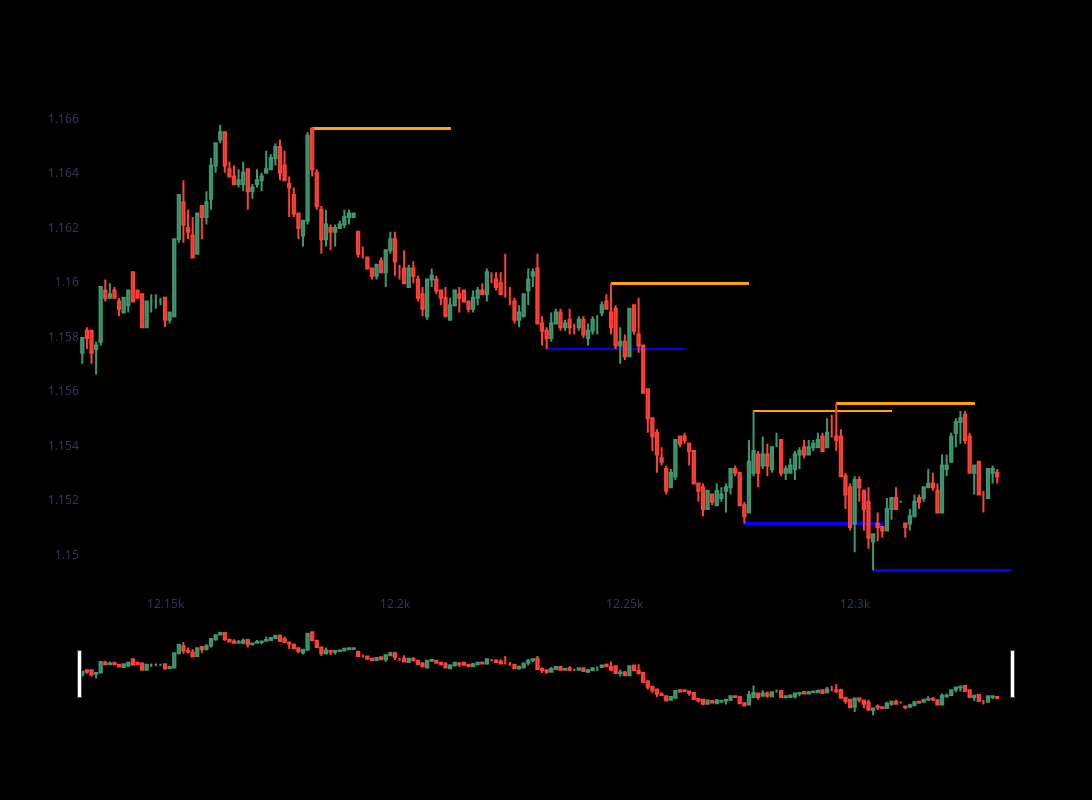

Source (notebook cell):
### Code cell
def plot_fvg_and_key_levels(df, start_idx, end_idx, extension=30):
    """
    Plots candlesticks, FVG zones, and key levels (support/resistance) for a
    subset of a DataFrame from `start_idx` to `end_idx`.
    
    The FVG column is expected to have tuples of the form:
        (fvg_type, start_price, end_price, trigger_index)

    The key_levels column is expected to have dictionaries of the form:
        {
          "support": [(idx, price), (idx, price), ...],
          "resistance": [(idx, price), (idx, price), ...]
        }

    Parameters:
    -----------
    df : pd.DataFrame
        Must contain: "Open", "High", "Low", "Close", "FVG", "key_levels".
    start_idx : int
        Starting row index for plotting.
    end_idx : int
        Ending row index for plotting.
    extension : int
        How far (in x-axis units/index steps) to extend the FVG rectangles
        and key-level lines.
    
    Returns:
    --------
    fig : plotly.graph_objects.Figure
        A Plotly Figure with the candlesticks, FVG, and key-level lines.
    """

    # Slice the DataFrame to the desired plotting range
    # dfpl = df.loc[start_idx:end_idx]
    dfpl = df.tail(200)

    # Create the figure
    fig = go.Figure()

    # -- 1) Add Candlestick Chart --
    fig.add_trace(go.Candlestick(
        x=dfpl.index,
        open=dfpl["Open"],
        high=dfpl["High"],
        low=dfpl["Low"],
        close=dfpl["Close"],
        name="Candles"
    ))

    # -- 2) Add FVG Zones --
    for i, row in dfpl.iterrows():
        # Check if "FVG" is a valid tuple: (fvg_type, start_price, end_price, trigger_index)
        if isinstance(row.get("FVG"), tuple):
            fvg_type, start_price, end_price, trigger_idx = row["FVG"]

            # Choose a fill color based on bullish vs. bearish
            if fvg_type == "bullish":
                color = "rgba(0, 255, 0, 0.3)"   # greenish
            else:
                color = "rgba(255, 0, 0, 0.3)"   # reddish

            fig.add_shape(
                type="rect",
                x0=trigger_idx,
                x1=trigger_idx + extension,
                y0=start_price,
                y1=end_price,
                fillcolor=color,
                opacity=0.4,
                layer="below",
                line=dict(width=0),
            )

    # -- 3) Add Key Levels as Horizontal Lines --
    for i, row in dfpl.iterrows():
        key_levels = row.get("key_levels", None)
        if key_levels:
            # key_levels is a dict: {"support": [(idx, val), ...], "resistance": [(idx, val), ...]}
            support_levels = key_levels.get("support", [])
            resistance_levels = key_levels.get("resistance", [])

            # Plot support levels
            for (gen_idx, s_price) in support_levels:
                # We only draw the line if gen_idx is in (start_idx, end_idx)
                # You can decide to relax/omit this check if you want lines from outside the window.
                if start_idx <= gen_idx <= end_idx:
                    fig.add_shape(
                        type="line",
                        x0=gen_idx,
                        x1=gen_idx + extension,
                        y0=s_price,
                        y1=s_price,
                        line=dict(color="blue", width=2),
                        layer="below"
                    )

            # Plot resistance levels
            for (gen_idx, r_price) in resistance_levels:
                if start_idx <= gen_idx <= end_idx:
                    fig.add_shape(
                        type="line",
                        x0=gen_idx,
                        x1=gen_idx + extension,
                        y0=r_price,
                        y1=r_price,
                        line=dict(color="orange", width=2),
                        layer="below"
                    )

    # -- 4) Figure Aesthetics --
    fig.update_layout(
        width=1200,
        height=800,
        xaxis=dict(showgrid=False),
        yaxis=dict(showgrid=False),
        plot_bgcolor='black',
        paper_bgcolor='black'
    )

    fig.show()
    return fig


fig = plot_fvg_and_key_levels(df, start_idx=12173, end_idx=12373, extension=30)

### Figure 1 — Plotly figure (JSON) as saved in the notebook; plotly's stock layout.template omitted (floating-point values rounded to 4 significant figures; data arrays with more than 128 entries replaced by an {"elided": "..."} marker saying what was removed)
{"data": [{"close": {"elided": "200 float values"}, "high": {"elided": "200 float values"}, "low": {"elided": "200 float values"}, "name": "Candles", "open": {"elided": "200 float values"}, "type": "candlestick", "x": {"elided": "200 int values"}}], "layout": {"height": 800, "paper_bgcolor": "black", "plot_bgcolor": "black", "shapes": [{"layer": "below", "line": {"color": "orange", "width": 2}, "type": "line", "x0": 12182, "x1": 12212, "y0": 1.166, "y1": 1.166}, {"layer": "below", "line": {"color": "orange", "width": 2}, "type": "line", "x0": 12182, "x1": 12212, "y0": 1.166, "y1": 1.166}, {"layer": "below", "line": {"color": "orange", "width": 2}, "type": "line", "x0": 12182, "x1": 12212, "y0": 1.166, "y1": 1.166}, {"layer": "below", "line": {"color": "orange", "width": 2}, "type": "line", "x0": 12182, "x1": 12212, "y0": 1.166, "y1": 1.166}, {"layer": "below", "line": {"color": "orange", "width": 2}, "type": "line", "x0": 12182, "x1": 12212, "y0": 1.166, "y1": 1.166}, {"layer": "below", "line": {"color": "orange", "width": 2}, "type": "line", "x0": 12182, "x1": 12212, "y0": 1.166, "y1": 1.166}, {"layer": "below", "line": {"color": "orange", "width": 2}, "type": "line", "x0": 12182, "x1": 12212, "y0": 1.166, "y1": 1.166}, {"layer": "below", "line": {"color": "orange", "width": 2}, "type": "line", "x0": 12182, "x1": 12212, "y0": 1.166, "y1": 1.166}, {"layer": "below", "line": {"color": "orange", "width": 2}, "type": "line", "x0": 12182, "x1": 12212, "y0": 1.166, "y1": 1.166}, {"layer": "below", "line": {"color": "orange", "width": 2}, "type": "line", "x0": 12182, "x1": 12212, "y0": 1.166, "y1": 1.166}, {"layer": "below", "line": {"color": "orange", "width": 2}, "type": "line", "x0": 12182, "x1": 12212, "y0": 1.166, "y1": 1.166}, {"layer": "below", "line": {"color": "orange", "width": 2}, "type": "line", "x0": 12182, "x1": 12212, "y0": 1.166, "y1": 1.166}, {"layer": "below", "line": {"color": "orange", "width": 2}, "type": "line", "x0": 12182, "x1": 12212, "y0": 1.166, "y1": 1.166}, {"layer": "below", "line": {"color": "orange", "width": 2}, "type": "line", "x0": 12182, "x1": 12212, "y0": 1.166, "y1": 1.166}, {"layer": "below", "line": {"color": "orange", "width": 2}, "type": "line", "x0": 12182, "x1": 12212, "y0": 1.166, "y1": 1.166}, {"layer": "below", "line": {"color": "orange", "width": 2}, "type": "line", "x0": 12182, "x1": 12212, "y0": 1.166, "y1": 1.166}, {"layer": "below", "line": {"color": "orange", "width": 2}, "type": "line", "x0": 12182, "x1": 12212, "y0": 1.166, "y1": 1.166}, {"layer": "below", "line": {"color": "orange", "width": 2}, "type": "line", "x0": 12182, "x1": 12212, "y0": 1.166, "y1": 1.166}, {"layer": "below", "line": {"color": "orange", "width": 2}, "type": "line", "x0": 12182, "x1": 12212, "y0": 1.166, "y1": 1.166}, {"layer": "below", "line": {"color": "orange", "width": 2}, "type": "line", "x0": 12182, "x1": 12212, "y0": 1.166, "y1": 1.166}, {"layer": "below", "line": {"color": "orange", "width": 2}, "type": "line", "x0": 12182, "x1": 12212, "y0": 1.166, "y1": 1.166}, {"layer": "below", "line": {"color": "orange", "width": 2}, "type": "line", "x0": 12182, "x1": 12212, "y0": 1.166, "y1": 1.166}, {"layer": "below", "line": {"color": "orange", "width": 2}, "type": "line", "x0": 12182, "x1": 12212, "y0": 1.166, "y1": 1.166}, {"layer": "below", "line": {"color": "orange", "width": 2}, "type": "line", "x0": 12182, "x1": 12212, "y0": 1.166, "y1": 1.166}, {"layer": "below", "line": {"color": "orange", "width": 2}, "type": "line", "x0": 12182, "x1": 12212, "y0": 1.166, "y1": 1.166}, {"layer": "below", "line": {"color": "orange", "width": 2}, "type": "line", "x0": 12182, "x1": 12212, "y0": 1.166, "y1": 1.166}, {"layer": "below", "line": {"color": "orange", "width": 2}, "type": "line", "x0": 12182, "x1": 12212, "y0": 1.166, "y1": 1.166}, {"layer": "below", "line": {"color": "orange", "width": 2}, "type": "line", "x0": 12182, "x1": 12212, "y0": 1.166, "y1": 1.166}, {"layer": "below", "line": {"color": "orange", "width": 2}, "type": "line", "x0": 12182, "x1": 12212, "y0": 1.166, "y1": 1.166}, {"layer": "below", "line": {"color": "orange", "width": 2}, "type": "line", "x0": 12182, "x1": 12212, "y0": 1.166, "y1": 1.166}, {"layer": "below", "line": {"color": "orange", "width": 2}, "type": "line", "x0": 12182, "x1": 12212, "y0": 1.166, "y1": 1.166}, {"layer": "below", "line": {"color": "orange", "width": 2}, "type": "line", "x0": 12182, "x1": 12212, "y0": 1.166, "y1": 1.166}, {"layer": "below", "line": {"color": "orange", "width": 2}, "type": "line", "x0": 12182, "x1": 12212, "y0": 1.166, "y1": 1.166}, {"layer": "below", "line": {"color": "orange", "width": 2}, "type": "line", "x0": 12182, "x1": 12212, "y0": 1.166, "y1": 1.166}, {"layer": "below", "line": {"color": "orange", "width": 2}, "type": "line", "x0": 12182, "x1": 12212, "y0": 1.166, "y1": 1.166}, {"layer": "below", "line": {"color": "orange", "width": 2}, "type": "line", "x0": 12182, "x1": 12212, "y0": 1.166, "y1": 1.166}, {"layer": "below", "line": {"color": "orange", "width": 2}, "type": "line", "x0": 12182, "x1": 12212, "y0": 1.166, "y1": 1.166}, {"layer": "below", "line": {"color": "orange", "width": 2}, "type": "line", "x0": 12182, "x1": 12212, "y0": 1.166, "y1": 1.166}, {"layer": "below", "line": {"color": "orange", "width": 2}, "type": "line", "x0": 12182, "x1": 12212, "y0": 1.166, "y1": 1.166}, {"layer": "below", "line": {"color": "orange", "width": 2}, "type": "line", "x0": 12182, "x1": 12212, "y0": 1.166, "y1": 1.166}, {"layer": "below", "line": {"color": "blue", "width": 2}, "type": "line", "x0": 12233, "x1": 12263, "y0": 1.158, "y1": 1.158}, {"layer": "below", "line": {"color": "blue", "width": 2}, "type": "line", "x0": 12233, "x1": 12263, "y0": 1.158, "y1": 1.158}, {"layer": "below", "line": {"color": "blue", "width": 2}, "type": "line", "x0": 12233, "x1": 12263, "y0": 1.158, "y1": 1.158}, {"layer": "below", "line": {"color": "blue", "width": 2}, "type": "line", "x0": 12233, "x1": 12263, "y0": 1.158, "y1": 1.158}, {"layer": "below", "line": {"color": "blue", "width": 2}, "type": "line", "x0": 12233, "x1": 12263, "y0": 1.158, "y1": 1.158}, {"layer": "below", "line": {"color": "blue", "width": 2}, "type": "line", "x0": 12233, "x1": 12263, "y0": 1.158, "y1": 1.158}, {"layer": "below", "line": {"color": "blue", "width": 2}, "type": "line", "x0": 12233, "x1": 12263, "y0": 1.158, "y1": 1.158}, {"layer": "below", "line": {"color": "blue", "width": 2}, "type": "line", "x0": 12233, "x1": 12263, "y0": 1.158, "y1": 1.158}, {"layer": "below", "line": {"color": "blue", "width": 2}, "type": "line", "x0": 12233, "x1": 12263, "y0": 1.158, "y1": 1.158}, {"layer": "below", "line": {"color": "blue", "width": 2}, "type": "line", "x0": 12233, "x1": 12263, "y0": 1.158, "y1": 1.158}, {"layer": "below", "line": {"color": "blue", "width": 2}, "type": "line", "x0": 12233, "x1": 12263, "y0": 1.158, "y1": 1.158}, {"layer": "below", "line": {"color": "blue", "width": 2}, "type": "line", "x0": 12233, "x1": 12263, "y0": 1.158, "y1": 1.158}, {"layer": "below", "line": {"color": "blue", "width": 2}, "type": "line", "x0": 12233, "x1": 12263, "y0": 1.158, "y1": 1.158}, {"layer": "below", "line": {"color": "blue", "width": 2}, "type": "line", "x0": 12233, "x1": 12263, "y0": 1.158, "y1": 1.158}, {"layer": "below", "line": {"color": "blue", "width": 2}, "type": "line", "x0": 12233, "x1": 12263, "y0": 1.158, "y1": 1.158}, {"layer": "below", "line": {"color": "orange", "width": 2}, "type": "line", "x0": 12247, "x1": 12277, "y0": 1.16, "y1": 1.16}, {"layer": "below", "line": {"color": "blue", "width": 2}, "type": "line", "x0": 12233, "x1": 12263, "y0": 1.158, "y1": 1.158}, {"layer": "below", "line": {"color": "orange", "width": 2}, "type": "line", "x0": 12247, "x1": 12277, "y0": 1.16, "y1": 1.16}, {"layer": "below", "line": {"color": "blue", "width": 2}, "type": "line", "x0": 12233, "x1": 12263, "y0": 1.158, "y1": 1.158}, {"layer": "below", "line": {"color": "orange", "width": 2}, "type": "line", "x0": 12247, "x1": 12277, "y0": 1.16, "y1": 1.16}, {"layer": "below", "line": {"color": "blue", "width": 2}, "type": "line", "x0": 12233, "x1": 12263, "y0": 1.158, "y1": 1.158}, {"layer": "below", "line": {"color": "orange", "width": 2}, "type": "line", "x0": 12247, "x1": 12277, "y0": 1.16, "y1": 1.16}, {"layer": "below", "line": {"color": "blue", "width": 2}, "type": "line", "x0": 12233, "x1": 12263, "y0": 1.158, "y1": 1.158}, {"layer": "below", "line": {"color": "orange", "width": 2}, "type": "line", "x0": 12247, "x1": 12277, "y0": 1.16, "y1": 1.16}, {"layer": "below", "line": {"color": "blue", "width": 2}, "type": "line", "x0": 12233, "x1": 12263, "y0": 1.158, "y1": 1.158}, {"layer": "below", "line": {"color": "orange", "width": 2}, "type": "line", "x0": 12247, "x1": 12277, "y0": 1.16, "y1": 1.16}, {"layer": "below", "line": {"color": "blue", "width": 2}, "type": "line", "x0": 12233, "x1": 12263, "y0": 1.158, "y1": 1.158}, {"layer": "below", "line": {"color": "orange", "width": 2}, "type": "line", "x0": 12247, "x1": 12277, "y0": 1.16, "y1": 1.16}, {"layer": "below", "line": {"color": "blue", "width": 2}, "type": "line", "x0": 12233, "x1": 12263, "y0": 1.158, "y1": 1.158}, {"layer": "below", "line": {"color": "orange", "width": 2}, "type": "line", "x0": 12247, "x1": 12277, "y0": 1.16, "y1": 1.16}, {"layer": "below", "line": {"color": "blue", "width": 2}, "type": "line", "x0": 12233, "x1": 12263, "y0": 1.158, "y1": 1.158}, {"layer": "below", "line": {"color": "orange", "width": 2}, "type": "line", "x0": 12247, "x1": 12277, "y0": 1.16, "y1": 1.16}, {"layer": "below", "line": {"color": "blue", "width": 2}, "type": "line", "x0": 12233, "x1": 12263, "y0": 1.158, "y1": 1.158}, {"layer": "below", "line": {"color": "orange", "width": 2}, "type": "line", "x0": 12247, "x1": 12277, "y0": 1.16, "y1": 1.16}, {"layer": "below", "line": {"color": "blue", "width": 2}, "type": "line", "x0": 12233, "x1": 12263, "y0": 1.158, "y1": 1.158}, {"layer": "below", "line": {"color": "orange", "width": 2}, "type": "line", "x0": 12247, "x1": 12277, "y0": 1.16, "y1": 1.16}, {"layer": "below", "line": {"color": "blue", "width": 2}, "type": "line", "x0": 12233, "x1": 12263, "y0": 1.158, "y1": 1.158}, {"layer": "below", "line": {"color": "orange", "width": 2}, "type": "line", "x0": 12247, "x1": 12277, "y0": 1.16, "y1": 1.16}, {"layer": "below", "line": {"color": "blue", "width": 2}, "type": "line", "x0": 12233, "x1": 12263, "y0": 1.158, "y1": 1.158}, {"layer": "below", "line": {"color": "orange", "width": 2}, "type": "line", "x0": 12247, "x1": 12277, "y0": 1.16, "y1": 1.16}, {"layer": "below", "line": {"color": "blue", "width": 2}, "type": "line", "x0": 12233, "x1": 12263, "y0": 1.158, "y1": 1.158}, {"layer": "below", "line": {"color": "orange", "width": 2}, "type": "line", "x0": 12247, "x1": 12277, "y0": 1.16, "y1": 1.16}, {"layer": "below", "line": {"color": "blue", "width": 2}, "type": "line", "x0": 12233, "x1": 12263, "y0": 1.158, "y1": 1.158}, {"layer": "below", "line": {"color": "orange", "width": 2}, "type": "line", "x0": 12247, "x1": 12277, "y0": 1.16, "y1": 1.16}, {"layer": "below", "line": {"color": "blue", "width": 2}, "type": "line", "x0": 12233, "x1": 12263, "y0": 1.158, "y1": 1.158}, {"layer": "below", "line": {"color": "orange", "width": 2}, "type": "line", "x0": 12247, "x1": 12277, "y0": 1.16, "y1": 1.16}, {"layer": "below", "line": {"color": "blue", "width": 2}, "type": "line", "x0": 12233, "x1": 12263, "y0": 1.158, "y1": 1.158}, {"layer": "below", "line": {"color": "orange", "width": 2}, "type": "line", "x0": 12247, "x1": 12277, "y0": 1.16, "y1": 1.16}, {"layer": "below", "line": {"color": "blue", "width": 2}, "type": "line", "x0": 12233, "x1": 12263, "y0": 1.158, "y1": 1.158}, {"layer": "below", "line": {"color": "orange", "width": 2}, "type": "line", "x0": 12247, "x1": 12277, "y0": 1.16, "y1": 1.16}, {"layer": "below", "line": {"color": "blue", "width": 2}, "type": "line", "x0": 12233, "x1": 12263, "y0": 1.158, "y1": 1.158}, {"layer": "below", "line": {"color": "orange", "width": 2}, "type": "line", "x0": 12247, "x1": 12277, "y0": 1.16, "y1": 1.16}, {"layer": "below", "line": {"color": "blue", "width": 2}, "type": "line", "x0": 12233, "x1": 12263, "y0": 1.158, "y1": 1.158}, {"layer": "below", "line": {"color": "orange", "width": 2}, "type": "line", "x0": 12247, "x1": 12277, "y0": 1.16, "y1": 1.16}, {"layer": "below", "line": {"color": "blue", "width": 2}, "type": "line", "x0": 12233, "x1": 12263, "y0": 1.158, "y1": 1.158}, {"layer": "below", "line": {"color": "orange", "width": 2}, "type": "line", "x0": 12247, "x1": 12277, "y0": 1.16, "y1": 1.16}, {"layer": "below", "line": {"color": "blue", "width": 2}, "type": "line", "x0": 12233, "x1": 12263, "y0": 1.158, "y1": 1.158}, {"layer": "below", "line": {"color": "orange", "width": 2}, "type": "line", "x0": 12247, "x1": 12277, "y0": 1.16, "y1": 1.16}, {"layer": "below", "line": {"color": "blue", "width": 2}, "type": "line", "x0": 12233, "x1": 12263, "y0": 1.158, "y1": 1.158}, {"layer": "below", "line": {"color": "orange", "width": 2}, "type": "line", "x0": 12247, "x1": 12277, "y0": 1.16, "y1": 1.16}, {"layer": "below", "line": {"color": "blue", "width": 2}, "type": "line", "x0": 12233, "x1": 12263, "y0": 1.158, "y1": 1.158}, {"layer": "below", "line": {"color": "orange", "width": 2}, "type": "line", "x0": 12247, "x1": 12277, "y0": 1.16, "y1": 1.16}, {"layer": "below", "line": {"color": "blue", "width": 2}, "type": "line", "x0": 12233, "x1": 12263, "y0": 1.158, "y1": 1.158}, {"layer": "below", "line": {"color": "orange", "width": 2}, "type": "line", "x0": 12247, "x1": 12277, "y0": 1.16, "y1": 1.16}, {"layer": "below", "line": {"color": "blue", "width": 2}, "type": "line", "x0": 12233, "x1": 12263, "y0": 1.158, "y1": 1.158}, {"layer": "below", "line": {"color": "orange", "width": 2}, "type": "line", "x0": 12247, "x1": 12277, "y0": 1.16, "y1": 1.16}, {"layer": "below", "line": {"color": "orange", "width": 2}, "type": "line", "x0": 12247, "x1": 12277, "y0": 1.16, "y1": 1.16}, {"layer": "below", "line": {"color": "orange", "width": 2}, "type": "line", "x0": 12247, "x1": 12277, "y0": 1.16, "y1": 1.16}, {"layer": "below", "line": {"color": "orange", "width": 2}, "type": "line", "x0": 12247, "x1": 12277, "y0": 1.16, "y1": 1.16}, {"layer": "below", "line": {"color": "blue", "width": 2}, "type": "line", "x0": 12276, "x1": 12306, "y0": 1.151, "y1": 1.151}, {"layer": "below", "line": {"color": "orange", "width": 2}, "type": "line", "x0": 12247, "x1": 12277, "y0": 1.16, "y1": 1.16}, {"layer": "below", "line": {"color": "blue", "width": 2}, "type": "line", "x0": 12276, "x1": 12306, "y0": 1.151, "y1": 1.151}, {"layer": "below", "line": {"color": "orange", "width": 2}, "type": "line", "x0": 12247, "x1": 12277, "y0": 1.16, "y1": 1.16}, {"layer": "below", "line": {"color": "blue", "width": 2}, "type": "line", "x0": 12276, "x1": 12306, "y0": 1.151, "y1": 1.151}, {"layer": "below", "line": {"color": "orange", "width": 2}, "type": "line", "x0": 12247, "x1": 12277, "y0": 1.16, "y1": 1.16}, {"layer": "below", "line": {"color": "orange", "width": 2}, "type": "line", "x0": 12278, "x1": 12308, "y0": 1.155, "y1": 1.155}, {"layer": "below", "line": {"color": "blue", "width": 2}, "type": "line", "x0": 12276, "x1": 12306, "y0": 1.151, "y1": 1.151}, {"layer": "below", "line": {"color": "orange", "width": 2}, "type": "line", "x0": 12247, "x1": 12277, "y0": 1.16, "y1": 1.16}, {"layer": "below", "line": {"color": "orange", "width": 2}, "type": "line", "x0": 12278, "x1": 12308, "y0": 1.155, "y1": 1.155}, {"layer": "below", "line": {"color": "blue", "width": 2}, "type": "line", "x0": 12276, "x1": 12306, "y0": 1.151, "y1": 1.151}, {"layer": "below", "line": {"color": "orange", "width": 2}, "type": "line", "x0": 12247, "x1": 12277, "y0": 1.16, "y1": 1.16}, {"layer": "below", "line": {"color": "orange", "width": 2}, "type": "line", "x0": 12278, "x1": 12308, "y0": 1.155, "y1": 1.155}, {"layer": "below", "line": {"color": "blue", "width": 2}, "type": "line", "x0": 12276, "x1": 12306, "y0": 1.151, "y1": 1.151}, {"layer": "below", "line": {"color": "orange", "width": 2}, "type": "line", "x0": 12247, "x1": 12277, "y0": 1.16, "y1": 1.16}, {"layer": "below", "line": {"color": "orange", "width": 2}, "type": "line", "x0": 12278, "x1": 12308, "y0": 1.155, "y1": 1.155}, {"layer": "below", "line": {"color": "blue", "width": 2}, "type": "line", "x0": 12276, "x1": 12306, "y0": 1.151, "y1": 1.151}, {"layer": "below", "line": {"color": "orange", "width": 2}, "type": "line", "x0": 12247, "x1": 12277, "y0": 1.16, "y1": 1.16}, {"layer": "below", "line": {"color": "orange", "width": 2}, "type": "line", "x0": 12278, "x1": 12308, "y0": 1.155, "y1": 1.155}, {"layer": "below", "line": {"color": "blue", "width": 2}, "type": "line", "x0": 12276, "x1": 12306, "y0": 1.151, "y1": 1.151}, {"layer": "below", "line": {"color": "orange", "width": 2}, "type": "line", "x0": 12247, "x1": 12277, "y0": 1.16, "y1": 1.16}, {"layer": "below", "line": {"color": "orange", "width": 2}, "type": "line", "x0": 12278, "x1": 12308, "y0": 1.155, "y1": 1.155}, {"layer": "below", "line": {"color": "blue", "width": 2}, "type": "line", "x0": 12276, "x1": 12306, "y0": 1.151, "y1": 1.151}, {"layer": "below", "line": {"color": "orange", "width": 2}, "type": "line", "x0": 12247, "x1": 12277, "y0": 1.16, "y1": 1.16}, {"layer": "below", "line": {"color": "orange", "width": 2}, "type": "line", "x0": 12278, "x1": 12308, "y0": 1.155, "y1": 1.155}, {"layer": "below", "line": {"color": "blue", "width": 2}, "type": "line", "x0": 12276, "x1": 12306, "y0": 1.151, "y1": 1.151}, {"layer": "below", "line": {"color": "orange", "width": 2}, "type": "line", "x0": 12247, "x1": 12277, "y0": 1.16, "y1": 1.16}, {"layer": "below", "line": {"color": "orange", "width": 2}, "type": "line", "x0": 12278, "x1": 12308, "y0": 1.155, "y1": 1.155}, {"layer": "below", "line": {"color": "blue", "width": 2}, "type": "line", "x0": 12276, "x1": 12306, "y0": 1.151, "y1": 1.151}, {"layer": "below", "line": {"color": "orange", "width": 2}, "type": "line", "x0": 12247, "x1": 12277, "y0": 1.16, "y1": 1.16}, {"layer": "below", "line": {"color": "orange", "width": 2}, "type": "line", "x0": 12278, "x1": 12308, "y0": 1.155, "y1": 1.155}, {"layer": "below", "line": {"color": "blue", "width": 2}, "type": "line", "x0": 12276, "x1": 12306, "y0": 1.151, "y1": 1.151}, {"layer": "below", "line": {"color": "orange", "width": 2}, "type": "line", "x0": 12278, "x1": 12308, "y0": 1.155, "y1": 1.155}, {"layer": "below", "line": {"color": "blue", "width": 2}, "type": "line", "x0": 12276, "x1": 12306, "y0": 1.151, "y1": 1.151}, {"layer": "below", "line": {"color": "orange", "width": 2}, "type": "line", "x0": 12278, "x1": 12308, "y0": 1.155, "y1": 1.155}, {"layer": "below", "line": {"color": "blue", "width": 2}, "type": "line", "x0": 12276, "x1": 12306, "y0": 1.151, "y1": 1.151}, {"layer": "below", "line": {"color": "orange", "width": 2}, "type": "line", "x0": 12278, "x1": 12308, "y0": 1.155, "y1": 1.155}, {"layer": "below", "line": {"color": "blue", "width": 2}, "type": "line", "x0": 12276, "x1": 12306, "y0": 1.151, "y1": 1.151}, {"layer": "below", "line": {"color": "orange", "width": 2}, "type": "line", "x0": 12278, "x1": 12308, "y0": 1.155, "y1": 1.155}, {"layer": "below", "line": {"color": "blue", "width": 2}, "type": "line", "x0": 12276, "x1": 12306, "y0": 1.151, "y1": 1.151}, {"layer": "below", "line": {"color": "orange", "width": 2}, "type": "line", "x0": 12278, "x1": 12308, "y0": 1.155, "y1": 1.155}, {"layer": "below", "line": {"color": "blue", "width": 2}, "type": "line", "x0": 12276, "x1": 12306, "y0": 1.151, "y1": 1.151}, {"layer": "below", "line": {"color": "orange", "width": 2}, "type": "line", "x0": 12278, "x1": 12308, "y0": 1.155, "y1": 1.155}, {"layer": "below", "line": {"color": "blue", "width": 2}, "type": "line", "x0": 12276, "x1": 12306, "y0": 1.151, "y1": 1.151}, {"layer": "below", "line": {"color": "orange", "width": 2}, "type": "line", "x0": 12278, "x1": 12308, "y0": 1.155, "y1": 1.155}, {"layer": "below", "line": {"color": "blue", "width": 2}, "type": "line", "x0": 12276, "x1": 12306, "y0": 1.151, "y1": 1.151}, {"layer": "below", "line": {"color": "orange", "width": 2}, "type": "line", "x0": 12278, "x1": 12308, "y0": 1.155, "y1": 1.155}, {"layer": "below", "line": {"color": "blue", "width": 2}, "type": "line", "x0": 12276, "x1": 12306, "y0": 1.151, "y1": 1.151}, {"layer": "below", "line": {"color": "orange", "width": 2}, "type": "line", "x0": 12278, "x1": 12308, "y0": 1.155, "y1": 1.155}, {"layer": "below", "line": {"color": "blue", "width": 2}, "type": "line", "x0": 12276, "x1": 12306, "y0": 1.151, "y1": 1.151}, {"layer": "below", "line": {"color": "orange", "width": 2}, "type": "line", "x0": 12278, "x1": 12308, "y0": 1.155, "y1": 1.155}, {"layer": "below", "line": {"color": "orange", "width": 2}, "type": "line", "x0": 12296, "x1": 12326, "y0": 1.156, "y1": 1.156}, {"layer": "below", "line": {"color": "blue", "width": 2}, "type": "line", "x0": 12276, "x1": 12306, "y0": 1.151, "y1": 1.151}, {"layer": "below", "line": {"color": "orange", "width": 2}, "type": "line", "x0": 12278, "x1": 12308, "y0": 1.155, "y1": 1.155}, {"layer": "below", "line": {"color": "orange", "width": 2}, "type": "line", "x0": 12296, "x1": 12326, "y0": 1.156, "y1": 1.156}, {"layer": "below", "line": {"color": "blue", "width": 2}, "type": "line", "x0": 12276, "x1": 12306, "y0": 1.151, "y1": 1.151}, {"layer": "below", "line": {"color": "orange", "width": 2}, "type": "line", "x0": 12278, "x1": 12308, "y0": 1.155, "y1": 1.155}, {"layer": "below", "line": {"color": "orange", "width": 2}, "type": "line", "x0": 12296, "x1": 12326, "y0": 1.156, "y1": 1.156}, {"layer": "below", "line": {"color": "blue", "width": 2}, "type": "line", "x0": 12276, "x1": 12306, "y0": 1.151, "y1": 1.151}, {"layer": "below", "line": {"color": "orange", "width": 2}, "type": "line", "x0": 12278, "x1": 12308, "y0": 1.155, "y1": 1.155}, {"layer": "below", "line": {"color": "orange", "width": 2}, "type": "line", "x0": 12296, "x1": 12326, "y0": 1.156, "y1": 1.156}, {"layer": "below", "line": {"color": "blue", "width": 2}, "type": "line", "x0": 12276, "x1": 12306, "y0": 1.151, "y1": 1.151}, {"layer": "below", "line": {"color": "orange", "width": 2}, "type": "line", "x0": 12278, "x1": 12308, "y0": 1.155, "y1": 1.155}, {"layer": "below", "line": {"color": "orange", "width": 2}, "type": "line", "x0": 12296, "x1": 12326, "y0": 1.156, "y1": 1.156}, {"layer": "below", "line": {"color": "blue", "width": 2}, "type": "line", "x0": 12276, "x1": 12306, "y0": 1.151, "y1": 1.151}, {"layer": "below", "line": {"color": "orange", "width": 2}, "type": "line", "x0": 12278, "x1": 12308, "y0": 1.155, "y1": 1.155}, {"layer": "below", "line": {"color": "orange", "width": 2}, "type": "line", "x0": 12296, "x1": 12326, "y0": 1.156, "y1": 1.156}, {"layer": "below", "line": {"color": "blue", "width": 2}, "type": "line", "x0": 12276, "x1": 12306, "y0": 1.151, "y1": 1.151}, {"layer": "below", "line": {"color": "orange", "width": 2}, "type": "line", "x0": 12278, "x1": 12308, "y0": 1.155, "y1": 1.155}, {"layer": "below", "line": {"color": "orange", "width": 2}, "type": "line", "x0": 12296, "x1": 12326, "y0": 1.156, "y1": 1.156}, {"layer": "below", "line": {"color": "blue", "width": 2}, "type": "line", "x0": 12276, "x1": 12306, "y0": 1.151, "y1": 1.151}, {"layer": "below", "line": {"color": "orange", "width": 2}, "type": "line", "x0": 12278, "x1": 12308, "y0": 1.155, "y1": 1.155}, {"layer": "below", "line": {"color": "orange", "width": 2}, "type": "line", "x0": 12296, "x1": 12326, "y0": 1.156, "y1": 1.156}, {"layer": "below", "line": {"color": "blue", "width": 2}, "type": "line", "x0": 12276, "x1": 12306, "y0": 1.151, "y1": 1.151}, {"layer": "below", "line": {"color": "blue", "width": 2}, "type": "line", "x0": 12304, "x1": 12334, "y0": 1.149, "y1": 1.149}, {"layer": "below", "line": {"color": "orange", "width": 2}, "type": "line", "x0": 12278, "x1": 12308, "y0": 1.155, "y1": 1.155}, {"layer": "below", "line": {"color": "orange", "width": 2}, "type": "line", "x0": 12296, "x1": 12326, "y0": 1.156, "y1": 1.156}, {"layer": "below", "line": {"color": "blue", "width": 2}, "type": "line", "x0": 12276, "x1": 12306, "y0": 1.151, "y1": 1.151}, {"layer": "below", "line": {"color": "blue", "width": 2}, "type": "line", "x0": 12304, "x1": 12334, "y0": 1.149, "y1": 1.149}, {"layer": "below", "line": {"color": "orange", "width": 2}, "type": "line", "x0": 12278, "x1": 12308, "y0": 1.155, "y1": 1.155}, {"layer": "below", "line": {"color": "orange", "width": 2}, "type": "line", "x0": 12296, "x1": 12326, "y0": 1.156, "y1": 1.156}, {"layer": "below", "line": {"color": "blue", "width": 2}, "type": "line", "x0": 12276, "x1": 12306, "y0": 1.151, "y1": 1.151}, {"layer": "below", "line": {"color": "blue", "width": 2}, "type": "line", "x0": 12304, "x1": 12334, "y0": 1.149, "y1": 1.149}, {"layer": "below", "line": {"color": "orange", "width": 2}, "type": "line", "x0": 12278, "x1": 12308, "y0": 1.155, "y1": 1.155}, {"layer": "below", "line": {"color": "orange", "width": 2}, "type": "line", "x0": 12296, "x1": 12326, "y0": 1.156, "y1": 1.156}, {"layer": "below", "line": {"color": "blue", "width": 2}, "type": "line", "x0": 12276, "x1": 12306, "y0": 1.151, "y1": 1.151}, {"layer": "below", "line": {"color": "blue", "width": 2}, "type": "line", "x0": 12304, "x1": 12334, "y0": 1.149, "y1": 1.149}, {"layer": "below", "line": {"color": "orange", "width": 2}, "type": "line", "x0": 12278, "x1": 12308, "y0": 1.155, "y1": 1.155}, {"layer": "below", "line": {"color": "orange", "width": 2}, "type": "line", "x0": 12296, "x1": 12326, "y0": 1.156, "y1": 1.156}, {"layer": "below", "line": {"color": "blue", "width": 2}, "type": "line", "x0": 12276, "x1": 12306, "y0": 1.151, "y1": 1.151}, {"layer": "below", "line": {"color": "blue", "width": 2}, "type": "line", "x0": 12304, "x1": 12334, "y0": 1.149, "y1": 1.149}, {"layer": "below", "line": {"color": "orange", "width": 2}, "type": "line", "x0": 12278, "x1": 12308, "y0": 1.155, "y1": 1.155}, {"layer": "below", "line": {"color": "orange", "width": 2}, "type": "line", "x0": 12296, "x1": 12326, "y0": 1.156, "y1": 1.156}, {"layer": "below", "line": {"color": "blue", "width": 2}, "type": "line", "x0": 12276, "x1": 12306, "y0": 1.151, "y1": 1.151}, {"layer": "below", "line": {"color": "blue", "width": 2}, "type": "line", "x0": 12304, "x1": 12334, "y0": 1.149, "y1": 1.149}, {"layer": "below", "line": {"color": "orange", "width": 2}, "type": "line", "x0": 12278, "x1": 12308, "y0": 1.155, "y1": 1.155}, {"layer": "below", "line": {"color": "orange", "width": 2}, "type": "line", "x0": 12296, "x1": 12326, "y0": 1.156, "y1": 1.156}, {"layer": "below", "line": {"color": "blue", "width": 2}, "type": "line", "x0": 12276, "x1": 12306, "y0": 1.151, "y1": 1.151}, {"layer": "below", "line": {"color": "blue", "width": 2}, "type": "line", "x0": 12304, "x1": 12334, "y0": 1.149, "y1": 1.149}, {"layer": "below", "line": {"color": "orange", "width": 2}, "type": "line", "x0": 12278, "x1": 12308, "y0": 1.155, "y1": 1.155}, {"layer": "below", "line": {"color": "orange", "width": 2}, "type": "line", "x0": 12296, "x1": 12326, "y0": 1.156, "y1": 1.156}, {"layer": "below", "line": {"color": "blue", "width": 2}, "type": "line", "x0": 12276, "x1": 12306, "y0": 1.151, "y1": 1.151}, {"layer": "below", "line": {"color": "blue", "width": 2}, "type": "line", "x0": 12304, "x1": 12334, "y0": 1.149, "y1": 1.149}, {"layer": "below", "line": {"color": "orange", "width": 2}, "type": "line", "x0": 12278, "x1": 12308, "y0": 1.155, "y1": 1.155}, {"layer": "below", "line": {"color": "orange", "width": 2}, "type": "line", "x0": 12296, "x1": 12326, "y0": 1.156, "y1": 1.156}, {"layer": "below", "line": {"color": "blue", "width": 2}, "type": "line", "x0": 12276, "x1": 12306, "y0": 1.151, "y1": 1.151}, {"layer": "below", "line": {"color": "blue", "width": 2}, "type": "line", "x0": 12304, "x1": 12334, "y0": 1.149, "y1": 1.149}, {"layer": "below", "line": {"color": "orange", "width": 2}, "type": "line", "x0": 12278, "x1": 12308, "y0": 1.155, "y1": 1.155}, {"layer": "below", "line": {"color": "orange", "width": 2}, "type": "line", "x0": 12296, "x1": 12326, "y0": 1.156, "y1": 1.156}, {"layer": "below", "line": {"color": "blue", "width": 2}, "type": "line", "x0": 12276, "x1": 12306, "y0": 1.151, "y1": 1.151}, {"layer": "below", "line": {"color": "blue", "width": 2}, "type": "line", "x0": 12304, "x1": 12334, "y0": 1.149, "y1": 1.149}, {"layer": "below", "line": {"color": "orange", "width": 2}, "type": "line", "x0": 12278, "x1": 12308, "y0": 1.155, "y1": 1.155}, {"layer": "below", "line": {"color": "orange", "width": 2}, "type": "line", "x0": 12296, "x1": 12326, "y0": 1.156, "y1": 1.156}, {"layer": "below", "line": {"color": "blue", "width": 2}, "type": "line", "x0": 12276, "x1": 12306, "y0": 1.151, "y1": 1.151}, {"layer": "below", "line": {"color": "blue", "width": 2}, "type": "line", "x0": 12304, "x1": 12334, "y0": 1.149, "y1": 1.149}, {"layer": "below", "line": {"color": "orange", "width": 2}, "type": "line", "x0": 12278, "x1": 12308, "y0": 1.155, "y1": 1.155}, {"layer": "below", "line": {"color": "orange", "width": 2}, "type": "line", "x0": 12296, "x1": 12326, "y0": 1.156, "y1": 1.156}, {"layer": "below", "line": {"color": "blue", "width": 2}, "type": "line", "x0": 12276, "x1": 12306, "y0": 1.151, "y1": 1.151}, {"layer": "below", "line": {"color": "blue", "width": 2}, "type": "line", "x0": 12304, "x1": 12334, "y0": 1.149, "y1": 1.149}, {"layer": "below", "line": {"color": "orange", "width": 2}, "type": "line", "x0": 12278, "x1": 12308, "y0": 1.155, "y1": 1.155}, {"layer": "below", "line": {"color": "orange", "width": 2}, "type": "line", "x0": 12296, "x1": 12326, "y0": 1.156, "y1": 1.156}, {"layer": "below", "line": {"color": "blue", "width": 2}, "type": "line", "x0": 12304, "x1": 12334, "y0": 1.149, "y1": 1.149}, {"layer": "below", "line": {"color": "orange", "width": 2}, "type": "line", "x0": 12278, "x1": 12308, "y0": 1.155, "y1": 1.155}, {"layer": "below", "line": {"color": "orange", "width": 2}, "type": "line", "x0": 12296, "x1": 12326, "y0": 1.156, "y1": 1.156}, {"layer": "below", "line": {"color": "blue", "width": 2}, "type": "line", "x0": 12304, "x1": 12334, "y0": 1.149, "y1": 1.149}, {"layer": "below", "line": {"color": "orange", "width": 2}, "type": "line", "x0": 12278, "x1": 12308, "y0": 1.155, "y1": 1.155}, {"layer": "below", "line": {"color": "orange", "width": 2}, "type": "line", "x0": 12296, "x1": 12326, "y0": 1.156, "y1": 1.156}, {"layer": "below", "line": {"color": "blue", "width": 2}, "type": "line", "x0": 12304, "x1": 12334, "y0": 1.149, "y1": 1.149}, {"layer": "below", "line": {"color": "orange", "width": 2}, "type": "line", "x0": 12296, "x1": 12326, "y0": 1.156, "y1": 1.156}, {"layer": "below", "line": {"color": "blue", "width": 2}, "type": "line", "x0": 12304, "x1": 12334, "y0": 1.149, "y1": 1.149}, {"layer": "below", "line": {"color": "orange", "width": 2}, "type": "line", "x0": 12296, "x1": 12326, "y0": 1.156, "y1": 1.156}, {"layer": "below", "line": {"color": "blue", "width": 2}, "type": "line", "x0": 12304, "x1": 12334, "y0": 1.149, "y1": 1.149}, {"layer": "below", "line": {"color": "orange", "width": 2}, "type": "line", "x0": 12296, "x1": 12326, "y0": 1.156, "y1": 1.156}], "width": 1200, "xaxis": {"showgrid": false}, "yaxis": {"showgrid": false}}}
